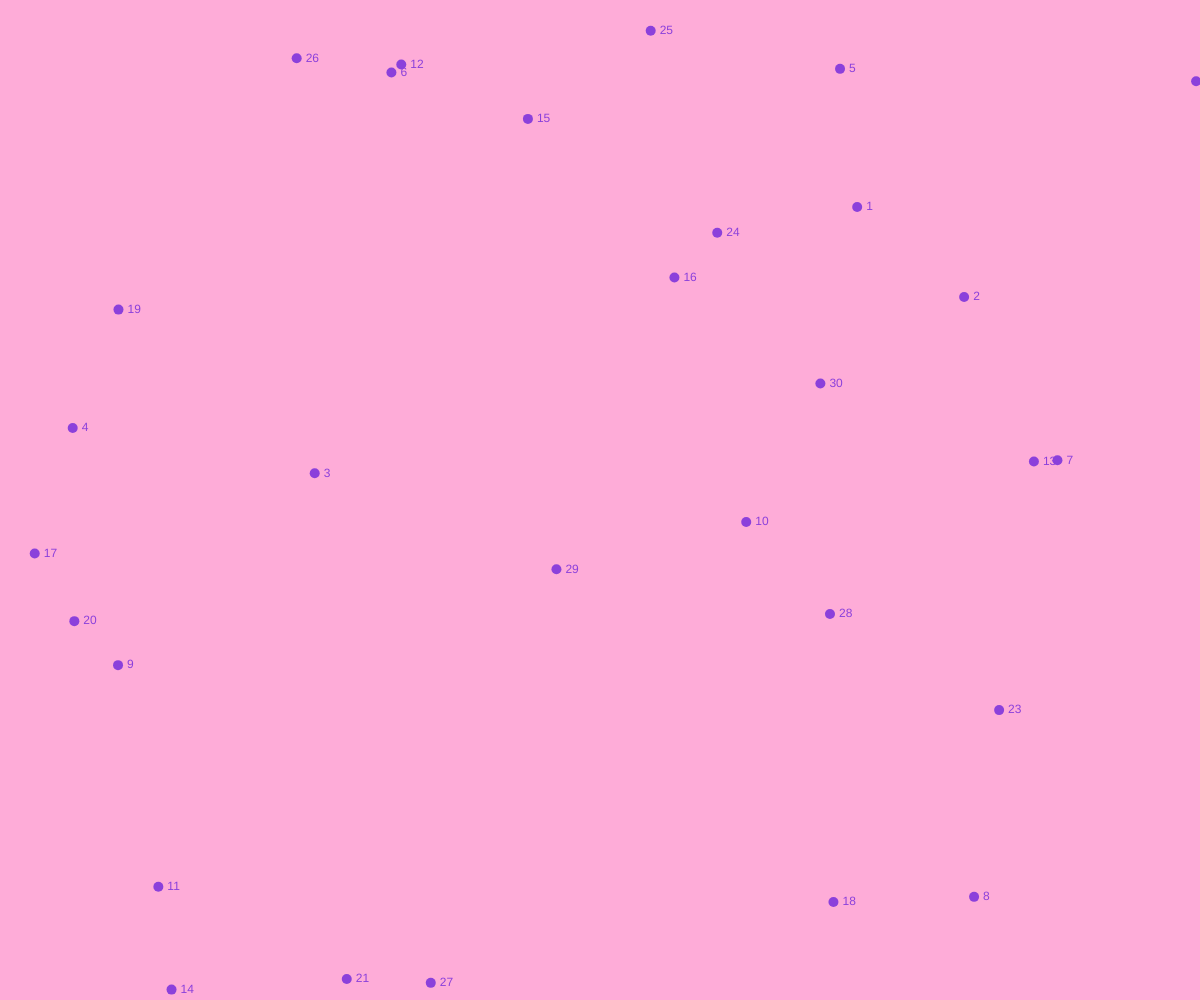
Frame 1 (no input)
Frame 60 (no input): identical to frame 1, image omitted
Frame 120 (the mouse pressed at the canvas centre since frame 60): identical to frame 1, image omitted

The p5.js sketch that drew this single still picture (run headless with seeded random() and noise() and a simulated clock; from frame 60 on, the mouse is pressed at the canvas centre):

// p5.js sketch
// ── sketch.js
let dots = [];
let connections = [];
let selectedDot = null;
let lastConnectedDot = null;

function setup() {
  createCanvas(windowWidth, windowHeight);
  for (let i = 0; i < 30; i++) {
  dots.push(new DotObject(i + 1)); // start counting from 1
}
}

function draw() {
  background('#FEACD8');

  for (let dot of dots) {
    if (isDotConnected(dot)) {
      dot.update();  // Only move connected dots
    }
    dot.show();
  }

  // Draw the lines between connected dots
  stroke('#8B40DB');
  for (let conn of connections) {
    line(conn[0].x, conn[0].y, conn[1].x, conn[1].y);
  }
}
function mousePressed() {
  for (let dot of dots) {
    if (dist(mouseX, mouseY, dot.x, dot.y) < 10) {
      if (lastConnectedDot === null) {
        lastConnectedDot = dot;  // Start the chain
      } else if (lastConnectedDot !== dot) {
        connections.push([lastConnectedDot, dot]);
        lastConnectedDot = dot;  // Continue the chain
      }
      break;
    }
  }
}

function isDotConnected(dot) {
  for (let conn of connections) {
    if (conn[0] === dot || conn[1] === dot) {
      return true;
    }
  }
  return false;
}

// DotObject Class
class DotObject {
  constructor(id) {
    this.id = id;
    this.x = random(width);
    this.y = random(height);
    this.radius = 5;
    this.vx = random(-1, 1);
    this.vy = random(-1, 1);
  }

  update() {
    if (this.x < 0 || this.x > width) this.vx *= -1;
    if (this.y < 0 || this.y > height) this.vy *= -1;
    this.x += this.vx / 2;
    this.y += this.vy / 2;
  }

 show() {
  // Draw the dot
  noStroke();
  fill('#8B40DB');
  ellipse(this.x, this.y, this.radius * 2);

  // Draw the number next to the dot
  fill('#8B40DB');
  textAlign(LEFT, CENTER);
  textSize(12);
  text(this.id, this.x + this.radius + 4, this.y);
}
}
